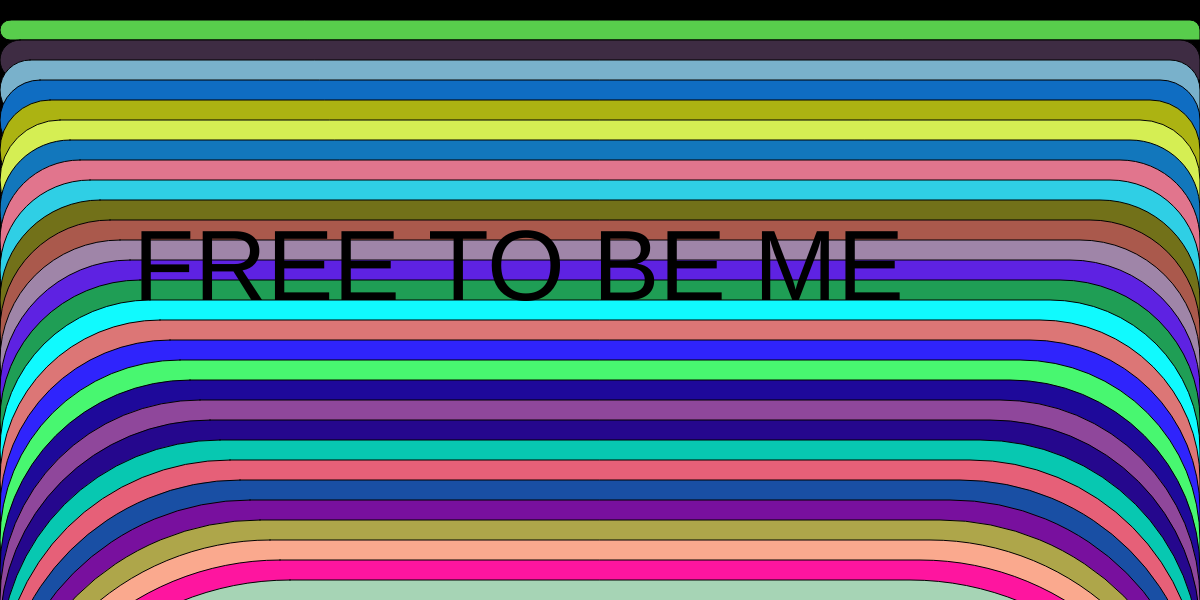
Frame 1 (no input)
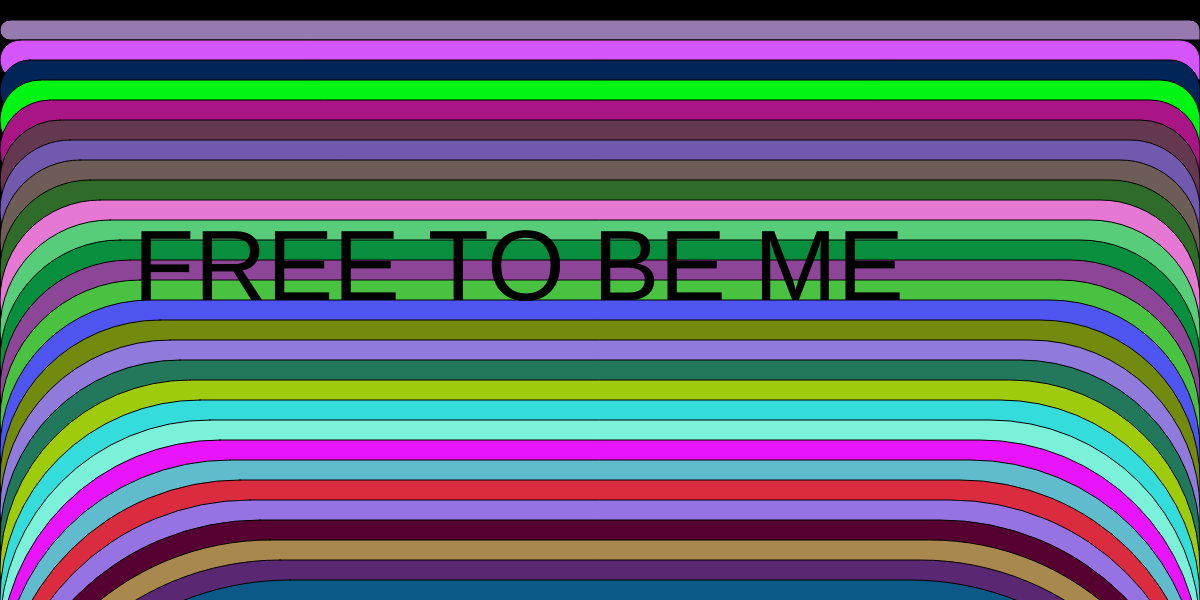
Frame 60 (no input)
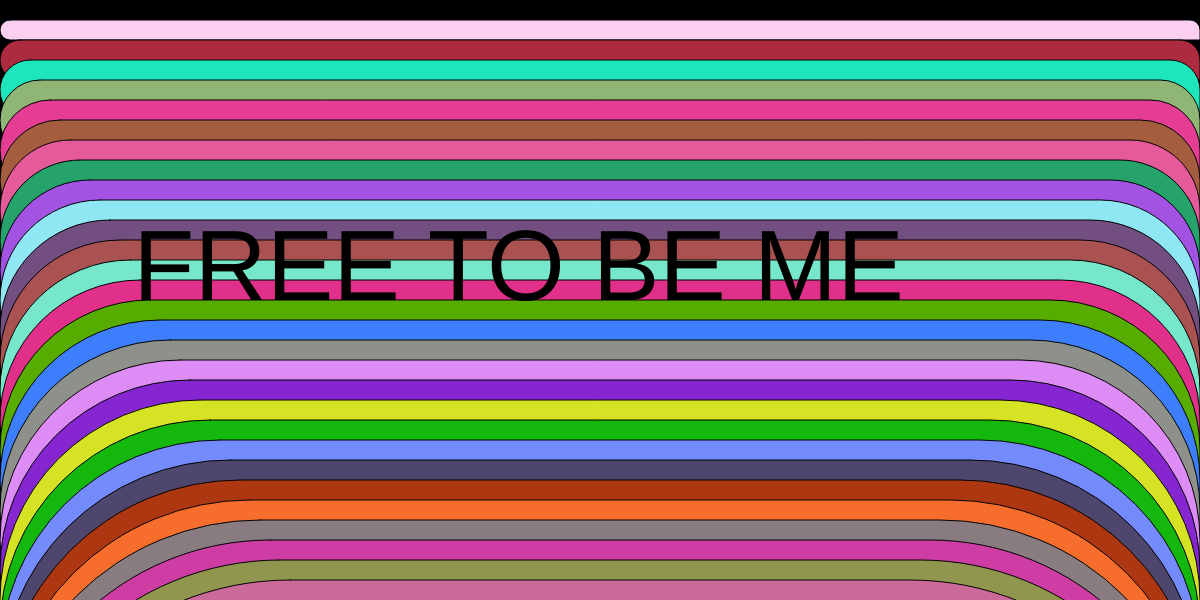
Frame 120 (the mouse pressed at the canvas centre since frame 60)

The p5.js sketch that drew these frames (run headless with seeded random() and noise() and a simulated clock; from frame 60 on, the mouse is pressed at the canvas centre):

// p5.js sketch
// ── sketch.js
function setup() {
  createCanvas( windowWidth, 600);
}

function draw() {
  let rectH = 20;
  let rectW = windowWidth;

  background(0);

  for ( let y = 0; y < height; y += rectH) {
    fill( random (255), random(255), random (255) );
    rect( 0, y, rectW, y, rectW, y+20, 0, y+20);
  }

  textSize(100);
  fill(0);
  text ('FREE TO BE ME', width/9, height/2);
}
